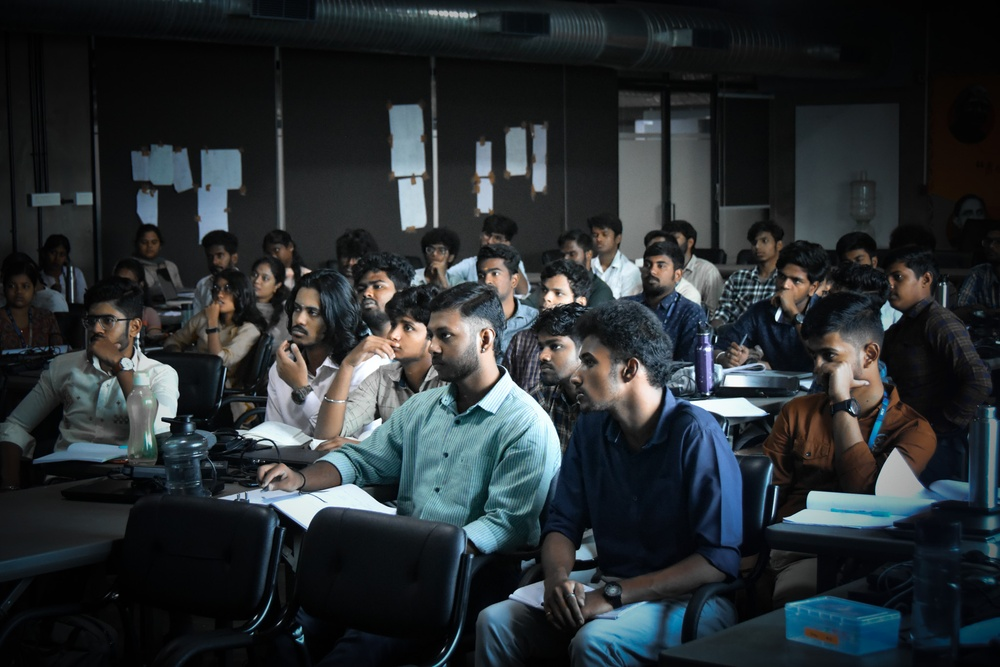
#> input picture OpenCV/assets/classroom.jpg, 1000 x 667 px, shrunk from 2048 x 1365 before the run, found by its file name
$ jupyter execute --allow-errors attendance.ipynb
#> lines starting #> are read from the running program, lines starting #| are printed output that depends on the picture; after the words box and inside, x2 and y2 are one past the last pixel; in counts of white or black regions, pixels touching at a corner belong together
[cell 1]
import cv2
import numpy as np
import matplotlib.pyplot as plt

[cell 2]
image = cv2.imread('/Users/pravinpb/pycode/openCV/workshop/assets/classroom.jpg', 0)
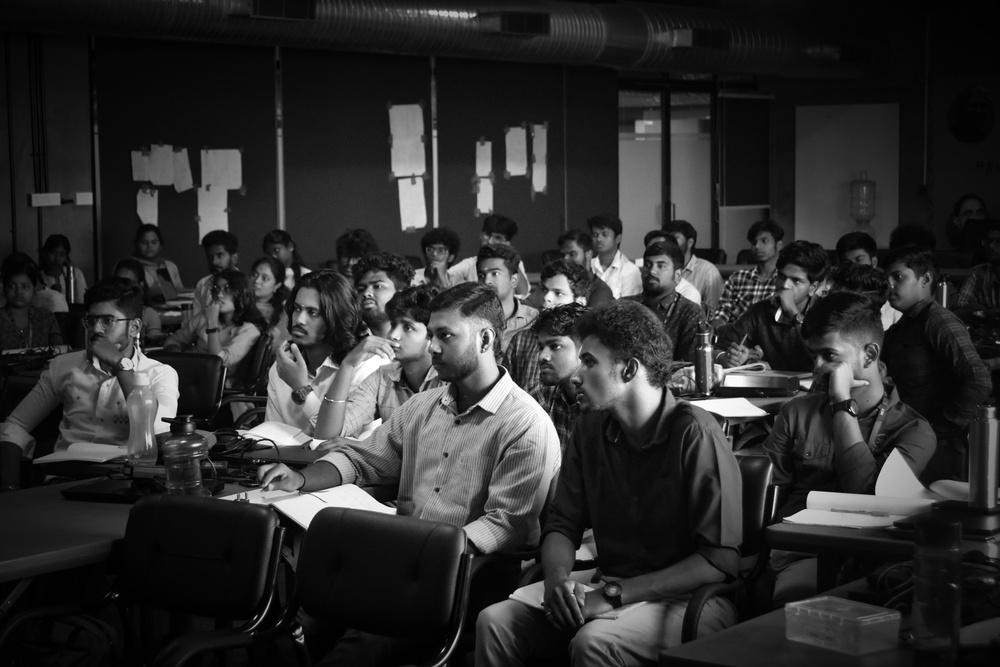
#> image: shape (667, 1000); min 0, max 255, mean 45.9
plt.imshow(cv2.cvtColor(image, cv2.COLOR_BGR2RGB))

[cell 3]
def find_contours(image, binary_threshold=13):

#> called with binary_threshold = 133
    if len(image.shape) == 3:
        image = cv2.cvtColor(image, cv2.COLOR_BGR2GRAY)
    else:
        image = image

    ret, thresh = cv2.threshold(image, binary_threshold, 255, cv2.THRESH_BINARY)
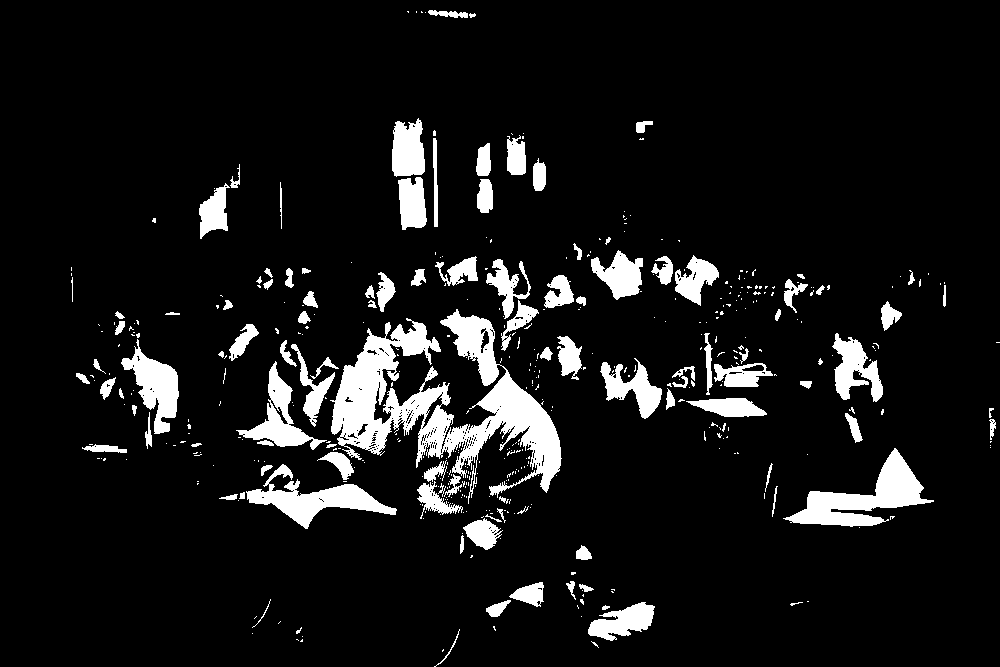
#> thresh: shape (667, 1000); 8.8% white; 461 white regions (353 under 20 px)
#> ret = 133
    contours, hierarchy = cv2.findContours(thresh, cv2.RETR_TREE, cv2.CHAIN_APPROX_SIMPLE)
#> contours = 796 contours, 693 with area under 20; largest, box (x1, y1, x2, y2) and area: (330, 309, 562, 504) 15700, (783, 448, 934, 527) 3986, (246, 464, 397, 529) 2948, (121, 339, 179, 434) 2254, (236, 361, 327, 450) 2058

    image_contors = image.copy()
    cv2.drawContours(image_contors, contours, -1, (0,255,0), 2)
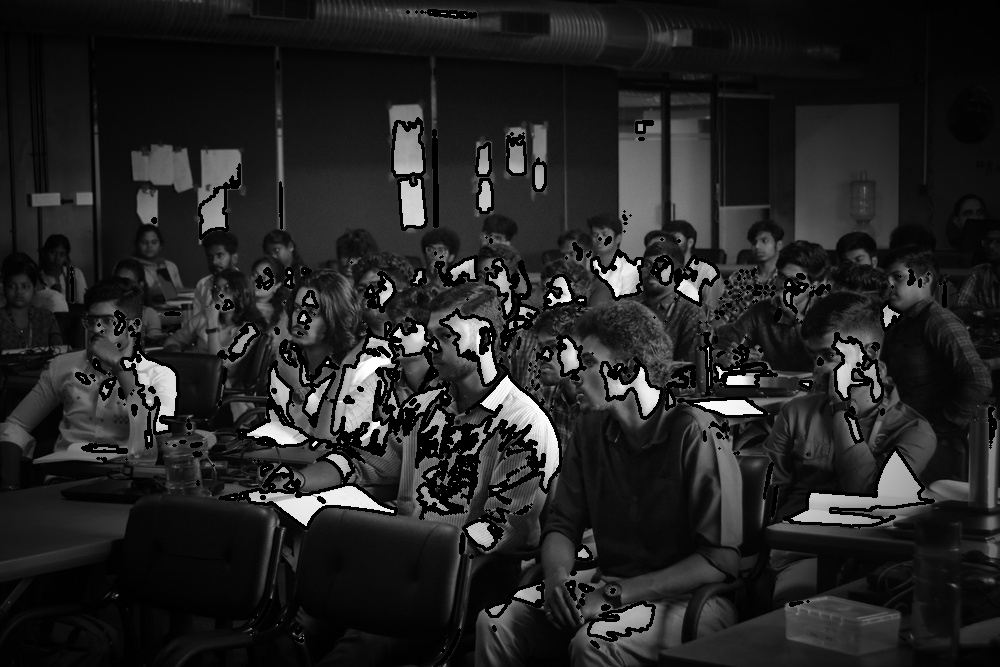
#> image_contors: shape (667, 1000); 7.17% of pixels changed, all inside (x1, y1, x2, y2) = (70, 9, 1000, 667)
    return image_contors, contours, hierarchy

[cell 4]
contor_image, contours, hierarchy = find_contours(image,133)
plt.imshow(cv2.cvtColor(contor_image, cv2.COLOR_BGR2RGB))

[cell 5]
def find_blobs(image, min_blob_size=100):
    image_with_contours, contours, _ = find_contours(image.copy())
    mask = np.zeros_like(image, np.uint8)

    for cnt in contours:
        area = cv2.contourArea(cnt)
        if area > min_blob_size and area < 200:
            area = cv2.drawContours(mask, [cnt], 0, 255,-1)
    return mask

[cell 6]
def find_blobs(image, min_blob_size=100):
    # Copy the image to avoid modifying the original
#> called with min_blob_size = 10
    image_copy = image.copy()

    # Find contours in the copied image
    contours, _ = cv2.findContours(image_copy, cv2.RETR_EXTERNAL, cv2.CHAIN_APPROX_SIMPLE)
#> contours = 1 contour; box (x1, y1, x2, y2) and area: (0, 0, 1000, 667) 665082

    # Initialize a counter for the number of valid blobs
    num_valid_blobs = 0

    # Create a mask filled with zeros a
    mask = np.zeros_like(image, dtype=np.uint8)

    # Iterate over each contour
    for cnt in contours:
        # Calculate the area of the contour
        area = cv2.contourArea(cnt)

        # Check if the area is within the specified range
        if min_blob_size <= area <= 200:
            # Increment the counter for valid blobs
            num_valid_blobs += 1

            # Draw the contour on the mask
            cv2.drawContours(mask, [cnt], -1, 255, -1)
#> this loop made 1 pass
#> area on pass 1: 665082.5
#> mask: shape (667, 1000); every value is 0
#> after the loop, num_valid_blobs = 0

    # Return the number of valid blobs and the mask
    return num_valid_blobs, mask

# Example usage
image = cv2.imread('path_to_your_image.jpg')
num_blobs, mask = find_blobs(contor_image, min_blob_size=10)
#> num_blobs = 0
print(f"Number of Blobs found: {num_blobs}")
#| Number of Blobs found: 0
cv2.imshow('Mask', mask)
cv2.waitKey(0)
cv2.destroyAllWindows()

[cell 7]
blob_contors = find_blobs(contor_image, 100)
#> the loop in find_blobs (call 2), `for cnt in contours:` made 1 pass
